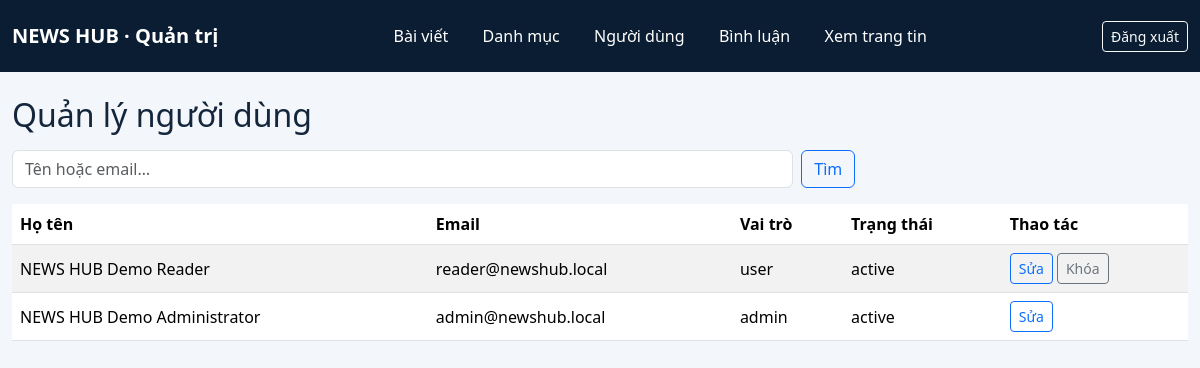
Screenshot of /UserController/index (signed in) with the database file from the repository.
### tables this page shows
CREATE TABLE IF NOT EXISTS `users` (
    `id` INT UNSIGNED NOT NULL AUTO_INCREMENT,
    `role_id` INT UNSIGNED NOT NULL,
    `full_name` VARCHAR(150) NOT NULL,
    `email` VARCHAR(255) NOT NULL,
    `password_hash` VARCHAR(255) NOT NULL,
    `status` ENUM('active', 'locked') NOT NULL DEFAULT 'active',
    `created_at` TIMESTAMP NOT NULL DEFAULT CURRENT_TIMESTAMP,
    `updated_at` TIMESTAMP NULL DEFAULT NULL,
    PRIMARY KEY (`id`),
    UNIQUE KEY `uq_users_email` (`email`),
    KEY `idx_users_role_id` (`role_id`),
    CONSTRAINT `fk_users_role`
        FOREIGN KEY (`role_id`) REFERENCES `roles` (`id`)
        ON DELETE RESTRICT
        ON UPDATE RESTRICT
);

CREATE TABLE IF NOT EXISTS `roles` (
    `id` INT UNSIGNED NOT NULL AUTO_INCREMENT,
    `name` VARCHAR(20) NOT NULL,
    PRIMARY KEY (`id`),
    UNIQUE KEY `uq_roles_name` (`name`)
);

### app/Core/Controller.php (called while the page is built, shortened)
<?php
abstract class Controller
{
    protected function view(string $viewName, array $data = []): void
    {
        $viewFile = realpath(__DIR__ . '/../Views/' . $viewName . '.php');
        require $viewFile;
    }
}

### app/Controllers/UserController.php (called while the page is built, shortened)
<?php
class UserController extends Controller {
    private $userModel;
    private $baseUrl;
    public function __construct() {
        $this->userModel = $this->model('User');
        $scriptDir = str_replace('\\', '/', dirname($_SERVER['SCRIPT_NAME']));
        $this->baseUrl = rtrim($scriptDir, '/');
    }
    public function index($page = 1) {
        $query = is_string($_GET['q'] ?? '') ? trim((string)$_GET['q']) : '';
        $this->renderList($page, null, $this->userModel->countAll($query), $query);
    }
    private function renderList($page, $editUser, $total = null, string $query = '') {
        $limit = 10;
        $page = is_numeric($page) && (int)$page > 0 ? (int)$page : 1;
        $offset = ($page - 1) * $limit;
        $total ??= $this->userModel->countAll($query);
        $this->view('admin/users', [
            'page_title' => 'Quản lý người dùng - NEWS HUB',
            'baseUrl'    => $this->baseUrl,
            'users'      => $this->userModel->getAllWithRole($limit, $offset, $query),
            'roles'      => $this->userModel->getRoles(),
            'editUser'   => $editUser,
            'page'       => $page,
            'totalPages' => max(1, (int)ceil($total / $limit)),
            'totalUsers' => $total,
            'query'      => $query,
            'currentId'  => (int)($_SESSION['user']['id'] ?? 0),
            'csrf_token' => $this->csrfToken()
        ]);
    }
}

### index.php (called while the page is built, shortened)
<?php
try {
    require_once __DIR__ . '/app/Core/Controller.php';
    $requestPath = parse_url($_SERVER['REQUEST_URI'] ?? '/', PHP_URL_PATH);
    $trimmedPath = trim($requestPath, '/');
    $segments = $trimmedPath === '' ? [] : explode('/', $trimmedPath);
    $segments = array_map('rawurldecode', $segments);
    $action = $segments[1] ?? 'index';
    $parameters = [];
    $controller = new $controllerName();
    call_user_func_array([$controller, $action], $parameters);
} catch (Throwable $exception) {
    if ($exception instanceof InvalidArgumentException) {
        newsHubRespond(422, 'Dữ liệu gửi lên không hợp lệ.');
    }
    newsHubServerError($exception);
}

### app/Models/User.php (called while the page is built, shortened)
<?php
class User
{
    private PDO $pdo;
    public function __construct(?PDO $pdo = null)
    {
        $this->pdo = $pdo ?? Database::getInstance()->getConnection();
    }
    public function getAllWithRole(int $limit, int $offset, string $query = ''): array
    {
        $sql = 'SELECT u.id,u.role_id,u.full_name,u.email,u.status,u.created_at,r.name AS role_name
                FROM users u JOIN roles r ON r.id=u.role_id';
        $sql .= ' ORDER BY u.id DESC LIMIT :limit OFFSET :offset';
        $stmt = $this->pdo->prepare($sql);
        $stmt->bindValue(':limit', max(1, min(100, $limit)), PDO::PARAM_INT);
        $stmt->bindValue(':offset', max(0, $offset), PDO::PARAM_INT);
        $stmt->execute();
        return $stmt->fetchAll();
    }
}

### app/Views/admin/users.php (the view, shortened to what this page needs)
<?php
$data = is_array($data ?? null) ? $data : [];
$e = static fn($v): string => htmlspecialchars((string)$v, ENT_QUOTES | ENT_SUBSTITUTE, 'UTF-8');
?>
<h1 class="h2 mb-3">Quản lý người dùng</h1>
<form class="row g-2 mb-3" method="get"><div class="col-sm-8"><label class="visually-hidden" for="user-query">Tìm tài khoản</label><input class="form-control" id="user-query" name="q" value="<?= $e($data['query'] ?? '') ?>" placeholder="Tên hoặc email…"></div><div class="col-sm-4"><button class="btn btn-outline-primary" type="submit">Tìm</button></div></form>
<div class="table-responsive"><table class="table table-striped align-middle"><thead><tr><th>Họ tên</th><th>Email</th><th>Vai trò</th><th>Trạng thái</th><th>Thao tác</th></tr></thead><tbody>
<?php foreach (($data['users'] ?? []) as $user): ?><tr><td><?= $e($user['full_name']) ?></td><td><?= $e($user['email']) ?></td><td><?= $e($user['role_name']) ?></td><td><?= $e($user['status']) ?></td><td>
<a class="btn btn-sm btn-outline-primary" href="<?= $e($data['baseUrl'] . '/UserController/edit/' . (int)$user['id']) ?>">Sửa</a>
<?php if ((int)$user['id'] !== (int)($data['currentId'] ?? 0)): ?><form class="d-inline" method="post" action="<?= $e($data['baseUrl'] . '/UserController/toggleStatus/' . (int)$user['id'] . '/' . (int)($data['page'] ?? 1)) ?>"><input type="hidden" name="csrf_token" value="<?= $e($data['csrf_token']) ?>"><button class="btn btn-sm btn-outline-secondary"><?= $user['status']==='active'?'Khóa':'Mở khóa' ?></button></form><?php endif; ?>
</td></tr><?php endforeach; ?>
</tbody></table></div>
<?php $pageContent = (string)ob_get_clean(); require __DIR__ . '/../layouts/admin.php';

### app/Views/layouts/admin.php (style rules this page uses)
body { background:#f3f6fa;color:#14263c }

### rows the page displays
users: full_name "NEWS HUB Demo Reader", email "reader@newshub.local", role.name "user", status "active", shows "Khóa"
users: full_name "NEWS HUB Demo Administrator", email "admin@newshub.local", role.name "admin", status "active"
